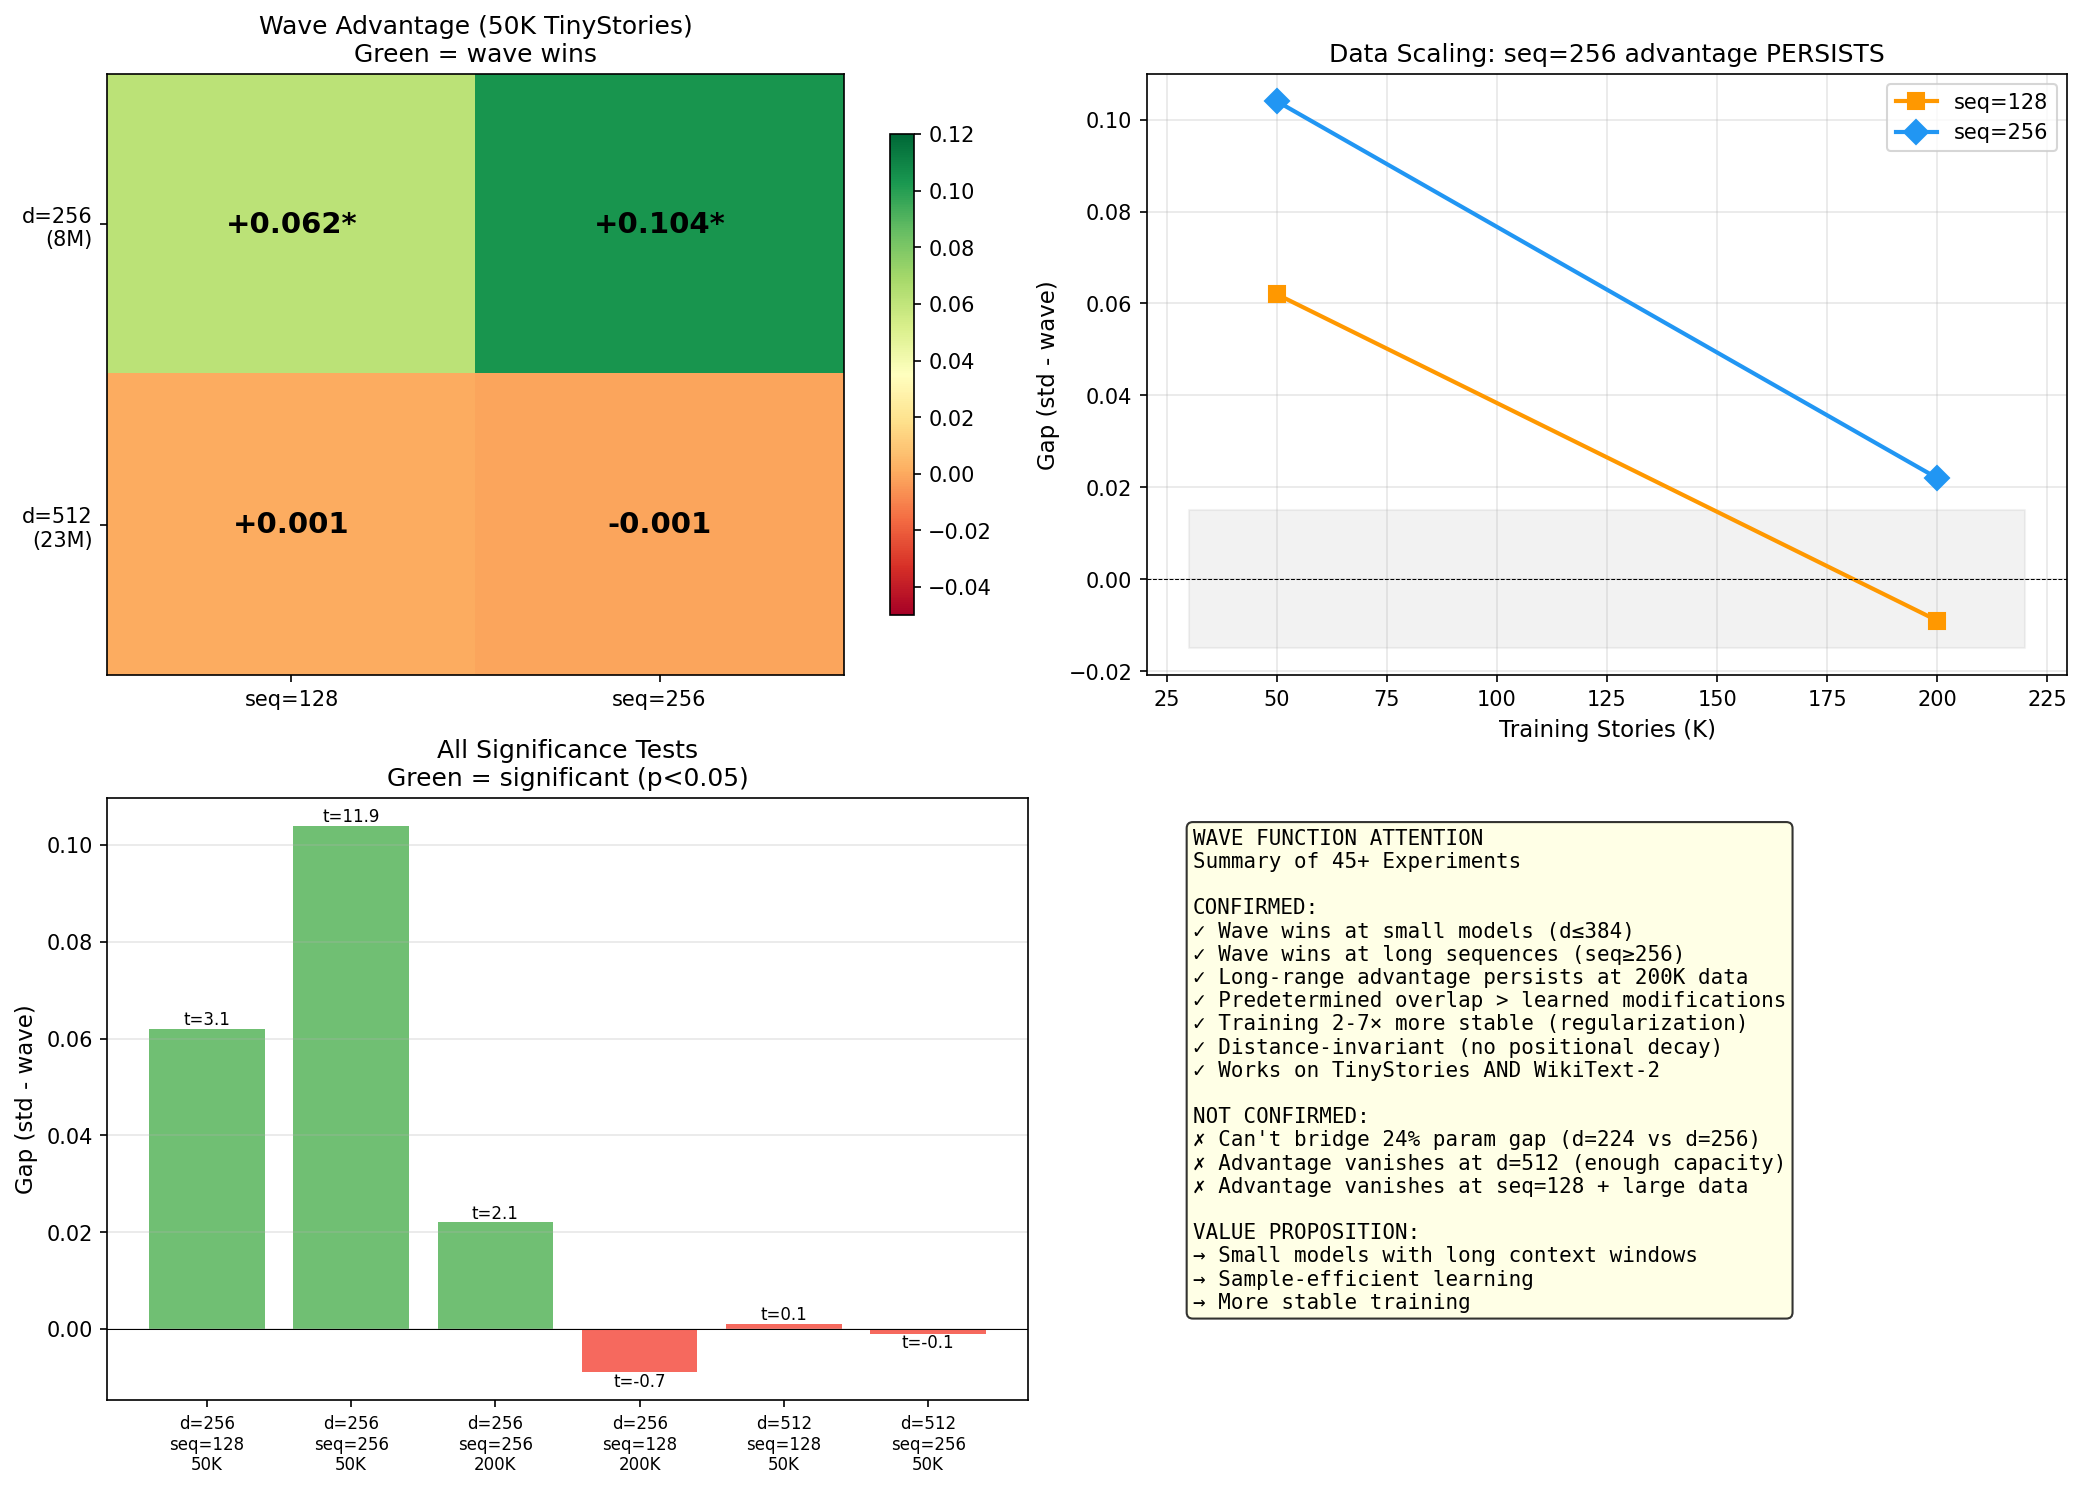

Write the Python code that produced this figure.
"""Comprehensive summary of wave function attention experiments."""
import matplotlib
matplotlib.use('Agg')
import matplotlib.pyplot as plt
import numpy as np

fig, axes = plt.subplots(2, 2, figsize=(14, 10))

# Panel 1: Effect matrix (d_model × seq_len)
ax = axes[0, 0]
data = np.array([
    [0.062, 0.104],   # d=256
    [0.001, -0.001],  # d=512
])
im = ax.imshow(data, cmap='RdYlGn', aspect='auto', vmin=-0.05, vmax=0.12)
ax.set_xticks([0, 1])
ax.set_xticklabels(['seq=128', 'seq=256'])
ax.set_yticks([0, 1])
ax.set_yticklabels(['d=256\n(8M)', 'd=512\n(23M)'])
ax.set_title('Wave Advantage (50K TinyStories)\nGreen = wave wins', fontsize=12)
for i in range(2):
    for j in range(2):
        v = data[i, j]
        sig = '*' if abs(v) > 0.02 else ''
        ax.text(j, i, f'{v:+.3f}{sig}', ha='center', va='center', fontsize=14, fontweight='bold')
plt.colorbar(im, ax=ax, shrink=0.8)

# Panel 2: Data scaling at seq=128 vs seq=256
ax = axes[0, 1]
# seq=128 data (3-trial)
ax.plot([50, 200], [0.062, -0.009], 's-', color='#FF9800', linewidth=2, markersize=8, label='seq=128')
# seq=256 data (3-trial)
ax.plot([50, 200], [0.104, 0.022], 'D-', color='#2196F3', linewidth=2, markersize=8, label='seq=256')
ax.axhline(y=0, color='black', linewidth=0.5, linestyle='--')
ax.fill_between([30, 220], -0.015, 0.015, color='gray', alpha=0.1)
ax.set_xlabel('Training Stories (K)', fontsize=11)
ax.set_ylabel('Gap (std - wave)', fontsize=11)
ax.set_title('Data Scaling: seq=256 advantage PERSISTS', fontsize=12)
ax.legend(fontsize=10)
ax.grid(alpha=0.3)

# Panel 3: Significance summary
ax = axes[1, 0]
experiments = [
    ('d=256\nseq=128\n50K', 0.062, 3.14, True),
    ('d=256\nseq=256\n50K', 0.104, 11.93, True),
    ('d=256\nseq=256\n200K', 0.022, 2.13, True),
    ('d=256\nseq=128\n200K', -0.009, -0.65, False),
    ('d=512\nseq=128\n50K', 0.001, 0.1, False),
    ('d=512\nseq=256\n50K', -0.001, -0.12, False),
]
x = range(len(experiments))
colors = ['#4CAF50' if sig else '#F44336' for _, _, _, sig in experiments]
bars = ax.bar(x, [g for _, g, _, _ in experiments], color=colors, alpha=0.8)
ax.set_xticks(x)
ax.set_xticklabels([e[0] for e in experiments], fontsize=8)
ax.axhline(y=0, color='black', linewidth=0.5)
ax.set_ylabel('Gap (std - wave)', fontsize=11)
ax.set_title('All Significance Tests\nGreen = significant (p<0.05)', fontsize=12)
for i, (_, g, t, sig) in enumerate(experiments):
    ax.annotate(f't={t:.1f}', (i, g), ha='center',
               va='bottom' if g > 0 else 'top', fontsize=8)
ax.grid(axis='y', alpha=0.3)

# Panel 4: Key message
ax = axes[1, 1]
ax.axis('off')
msg = """WAVE FUNCTION ATTENTION
Summary of 45+ Experiments

CONFIRMED:
✓ Wave wins at small models (d≤384)
✓ Wave wins at long sequences (seq≥256)
✓ Long-range advantage persists at 200K data
✓ Predetermined overlap > learned modifications
✓ Training 2-7× more stable (regularization)
✓ Distance-invariant (no positional decay)
✓ Works on TinyStories AND WikiText-2

NOT CONFIRMED:
✗ Can't bridge 24% param gap (d=224 vs d=256)
✗ Advantage vanishes at d=512 (enough capacity)
✗ Advantage vanishes at seq=128 + large data

VALUE PROPOSITION:
→ Small models with long context windows
→ Sample-efficient learning
→ More stable training"""
ax.text(0.05, 0.95, msg, transform=ax.transAxes, fontsize=10,
       verticalalignment='top', fontfamily='monospace',
       bbox=dict(boxstyle='round', facecolor='lightyellow', alpha=0.8))

plt.tight_layout()
plt.savefig('summary_wave.png', dpi=150, bbox_inches='tight')
print('Saved summary_wave.png')
